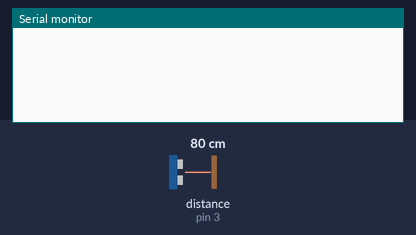
Bench run of a sketch on a simulated Arduino Uno, built with avr-gcc and run on an emulated ATmega328P. Parts: the last lines printed to the serial monitor. Wiring (inferred from the names in the program): ultrasonic range finder: trigger pin 2; echo pin 3. Inputs (shaded band) come from the test bench; at power-on: distance to the obstacle (sensor on pin 3) 80 cm. The echo pulse lasts 58.3 µs per cm.

Above: at 1.2 s.
1.3 s: distance to the obstacle (sensor on pin 3) set to 2 cm
At 2.3 s:
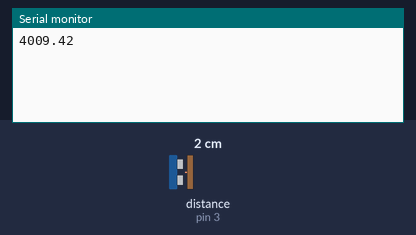
4.0 s: distance to the obstacle (sensor on pin 3) set to 4 cm
At 5.2 s:
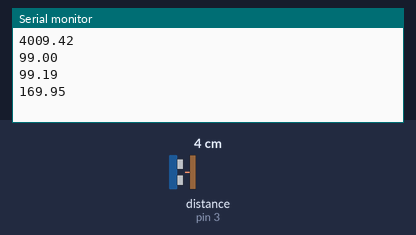
Timing chart, 0 to 7.0 s (numbered marks = the images above; inputs shaded):
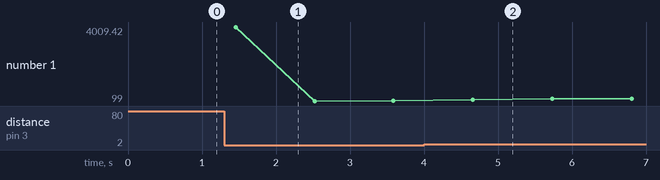

Measured:
- after the input at 1.3 s, the serial monitor: prints a new line after 0.16 s (image 1)
- after the input at 4.0 s, the serial monitor: prints a new line after 0.66 s (image 2)
- plotted number 1: 99.19 → 215 after the input at 4.0 s

The sketch:

US2.ino
```cpp
#  define USEcho 3 //echo sur le pin digital 3
#  define USTrig 2 //trig sur le pin digital 2

unsigned long duree;
double dureemoy=0;
int n = 100;

void setup(){
   Serial.begin(115200);//initialisation de la connexion série et choix du débit
   pinMode(USTrig, OUTPUT); //on envoie des pulses sur le trig
   pinMode(USEcho, INPUT); //on lit les retour sur echo
}

void loop(){
   for (int i = 0; i<n; i++){
      duree = 0;
      while (duree==0){
         digitalWrite(USTrig,HIGH); //un pulse creneau de 10 microsecondes
         delayMicroseconds(10); //suite
         digitalWrite(USTrig,LOW); //suite
         duree = pulseIn(USEcho,HIGH,30000); //renvoie 0 si le retour n'est pas détecté
         dureemoy = dureemoy + (float)duree/(float)n;
         delay(10);
      }
   }
   Serial.println(dureemoy); //on ecrit la valeur dans le moniteur série
   dureemoy=0;
}
```
